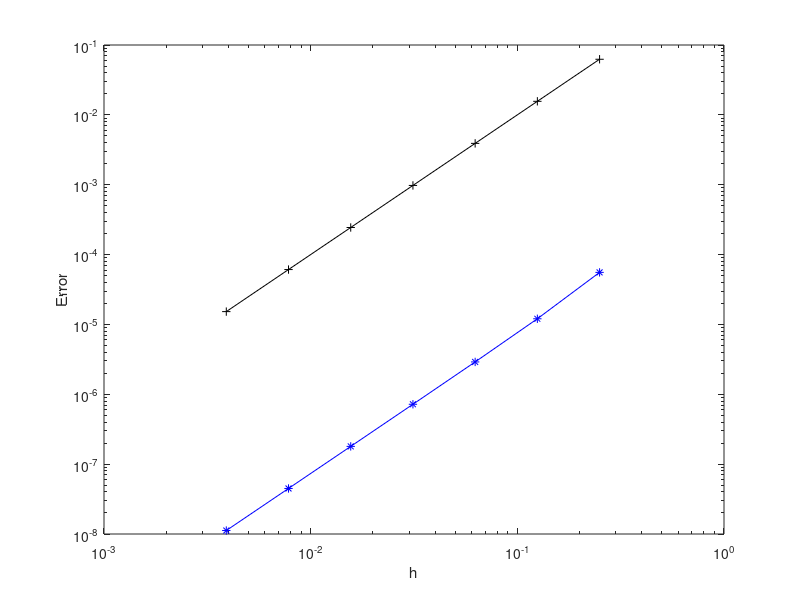

Reproduce this figure in MATLAB.
close all;
clc;



for l=1:7
    N=2^(l+2) -1;
    a=0;
    b=1;
    alpha=1;
    Tf=1;
    mu=1;
    h=(b-a)/(N+1);
    dt=h*h;
    x=linspace(a,b,N+2);
    
    low=-mu*ones(N,1);
    up=-mu*ones(N,1);
    main=1+2*mu*ones(N,1);
    B=spdiags([low,main,up],-1:1,N,N);
    U=sin(pi*x');
    t=0;

    while t <= Tf
        Uold=U;
        U(2:N+1)=B\Uold(2:N+1);
        t=t+dt;
    end



    Ue=exp(-pi^2*t)*sin(pi*x)';
    e(l)=max(abs(Ue-U));



    for j=1:l-1
        Order(j)=log(e(j)/e(j+1))/log(2);
    end
    E(l)=norm(Ue-U,2);
end

error=e';
error1=E';
EOC=Order';
EOC(7)=0;
EOC=EOC([7 1 2 3 4 5 6]);
label=[4;8;16;32;64;128;256];
fprintf('      Mesh   Error(INF)  Error(L2)  EOC\n');



for i=1:length(error)
fprintf(' %8d %8d %8d %8d\n', label(i,:),error(i),error1(i), EOC(i));
end




h=[1/4 1/8 1/16 1/32 1/64 1/128 1/256];



loglog(h,error','*b-');
hold on;
loglog(h,h.^(2),'+k-');
grid off;



xlabel('h');
ylabel('Error');